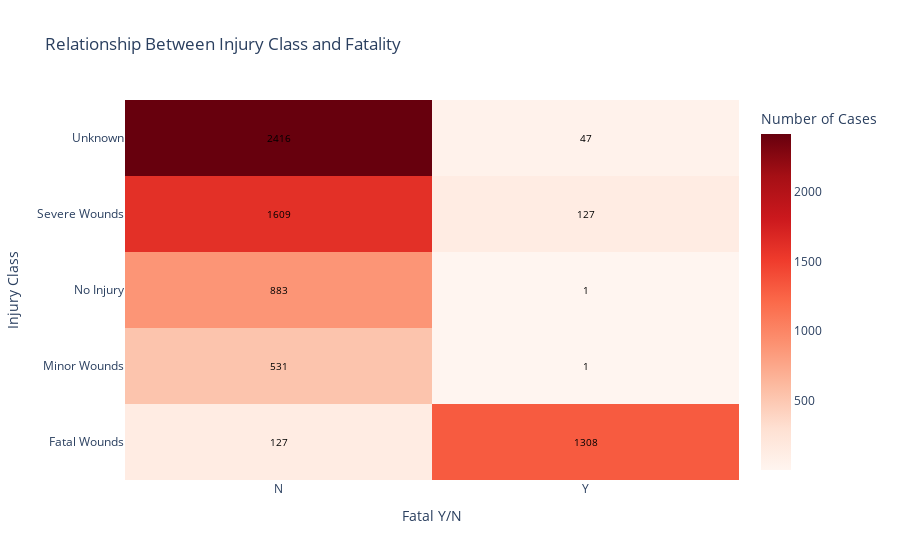

The cell this chart's notebook holds for it:
### Markdown cell above
# Relationship between Fatal Y/N and Injury_Class

### Code cell
# HEATMAP: Injury Class vs Fatal Y/N

from utils import classify_injury
from utils import clean_fatal_column

heatmap_data = (
    df.groupby(['Injury_Class', 'Fatal Y/N'])
      .size()
      .reset_index(name='Count')
)

fig = px.density_heatmap(
    heatmap_data,
    x='Fatal Y/N',
    y='Injury_Class',
    z='Count',
    color_continuous_scale='Reds',  # Red gradient for columns
    title='Relationship Between Injury Class and Fatality',
    labels={
        'Injury_Class': 'Injury Class',
        'Fatal_Y/N': 'Fatal Y/N',
        'Count': 'Number of Cases'
    }
)

# Adding count annotations on top of each column
for i, row in heatmap_data.iterrows():
    fig.add_annotation(
        x=row['Fatal Y/N'],
        y=row['Injury_Class'],
        text=str(int(row['Count'])),
        showarrow=False,
        font=dict(color='black', size=10)
    )

# Final layout polish
fig.update_layout(
    template='plotly_white',
    xaxis_title='Fatal Y/N',
    yaxis_title='Injury Class',
    coloraxis_colorbar=dict(title='Number of Cases'),
)

fig.show()

### Figure 1 — Plotly figure (JSON) as saved in the notebook; plotly's stock layout.template omitted (floating-point values rounded to 4 significant figures)
{"data": [{"coloraxis": "coloraxis", "histfunc": "sum", "hovertemplate": "Fatal Y/N=%{x}<br>Injury Class=%{y}<br>sum of Number of Cases=%{z}<extra></extra>", "name": "", "type": "histogram2d", "x": ["N", "Y", "N", "Y", "N", "Y", "N", "Y", "N", "Y"], "xaxis": "x", "xbingroup": "x", "y": ["Fatal Wounds", "Fatal Wounds", "Minor Wounds", "Minor Wounds", "No Injury", "No Injury", "Severe Wounds", "Severe Wounds", "Unknown", "Unknown"], "yaxis": "y", "ybingroup": "y", "z": [127, 1308, 531, 1, 883, 1, 1609, 127, 2416, 47]}], "layout": {"annotations": [{"font": {"color": "black", "size": 10}, "showarrow": false, "text": "127", "x": "N", "y": "Fatal Wounds"}, {"font": {"color": "black", "size": 10}, "showarrow": false, "text": "1308", "x": "Y", "y": "Fatal Wounds"}, {"font": {"color": "black", "size": 10}, "showarrow": false, "text": "531", "x": "N", "y": "Minor Wounds"}, {"font": {"color": "black", "size": 10}, "showarrow": false, "text": "1", "x": "Y", "y": "Minor Wounds"}, {"font": {"color": "black", "size": 10}, "showarrow": false, "text": "883", "x": "N", "y": "No Injury"}, {"font": {"color": "black", "size": 10}, "showarrow": false, "text": "1", "x": "Y", "y": "No Injury"}, {"font": {"color": "black", "size": 10}, "showarrow": false, "text": "1609", "x": "N", "y": "Severe Wounds"}, {"font": {"color": "black", "size": 10}, "showarrow": false, "text": "127", "x": "Y", "y": "Severe Wounds"}, {"font": {"color": "black", "size": 10}, "showarrow": false, "text": "2416", "x": "N", "y": "Unknown"}, {"font": {"color": "black", "size": 10}, "showarrow": false, "text": "47", "x": "Y", "y": "Unknown"}], "coloraxis": {"colorbar": {"title": {"text": "Number of Cases"}}, "colorscale": [[0, "rgb(255,245,240)"], [0.125, "rgb(254,224,210)"], [0.25, "rgb(252,187,161)"], [0.375, "rgb(252,146,114)"], [0.5, "rgb(251,106,74)"], [0.625, "rgb(239,59,44)"], [0.75, "rgb(203,24,29)"], [0.875, "rgb(165,15,21)"], [1, "rgb(103,0,13)"]]}, "legend": {"tracegroupgap": 0}, "title": {"text": "Relationship Between Injury Class and Fatality"}, "xaxis": {"anchor": "y", "domain": [0, 1], "title": {"text": "Fatal Y/N"}}, "yaxis": {"anchor": "x", "domain": [0, 1], "title": {"text": "Injury Class"}}}}
